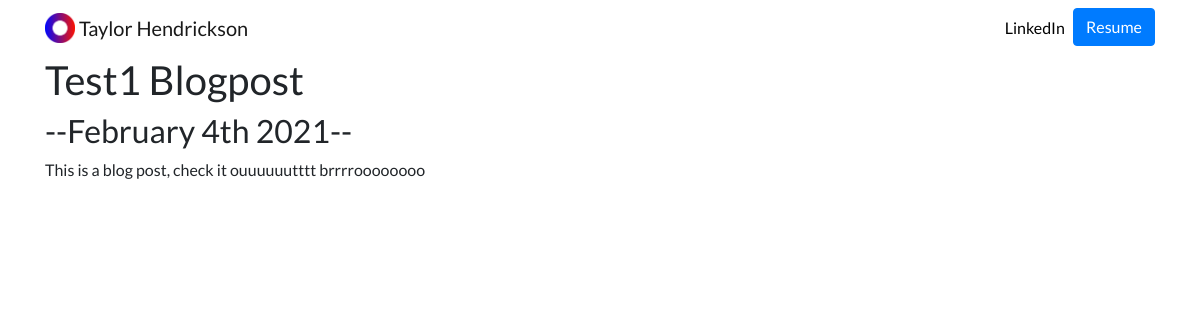
Page /blog/1/ on the committed database.
### blog/models.py (models this page shows)
class Blog(models.Model):
    title = models.CharField(max_length=200)
    description = models.TextField()
    date = models.DateField()

### blog/views.py (the view)
# urls.py: path('<int:blog_id>/', views.detail, name='detail'),
def detail(request, blog_id):
    blog = get_object_or_404(Blog, pk=blog_id)
    return render(request, 'blog/detail.html',{'blog':blog})

### blog/templates/blog/detail.html
{% extends 'portfolio/base.html' %}
{% block content %}
<h1>{{ blog.title }}</h2>
<h2>--{{ blog.date|date:'F jS Y' }}--</h2>
{{ blog.description|safe }}
{% endblock %}

### portfolio/static/portfolio/custom.css (style rules this page uses)
body { font-family: 'Lato', sans-serif; }

### rows in the picture
Blog: title "Test1 Blogpost", date "February 4th 2021", description "This is a blog post, check it ouuuuuutttt brrrroooooooo"
